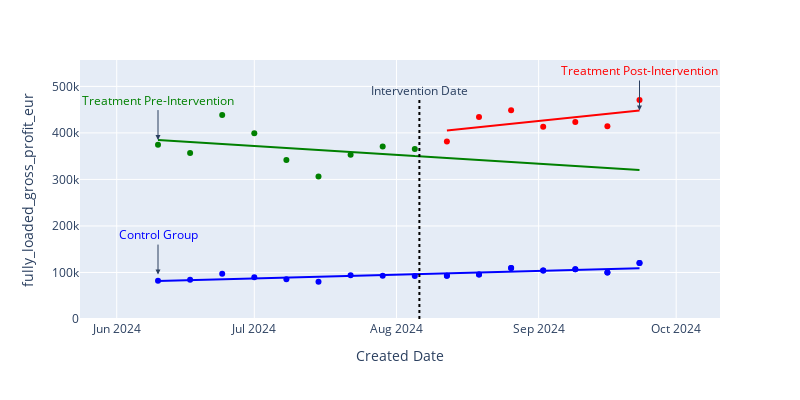
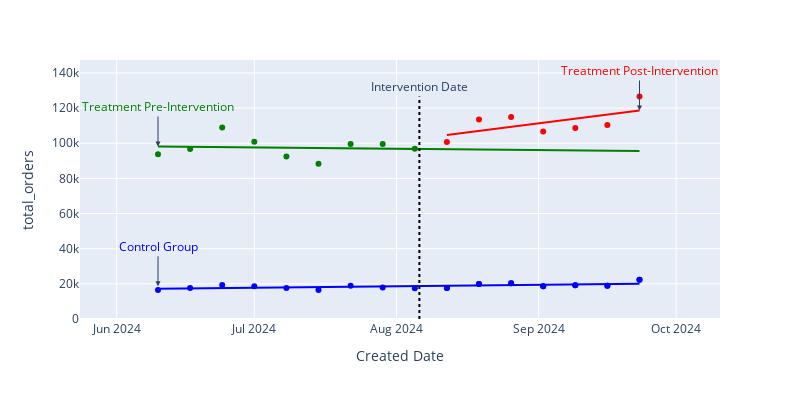
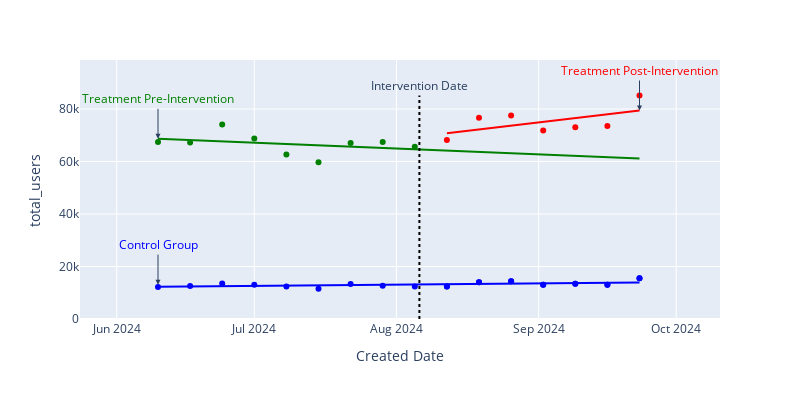
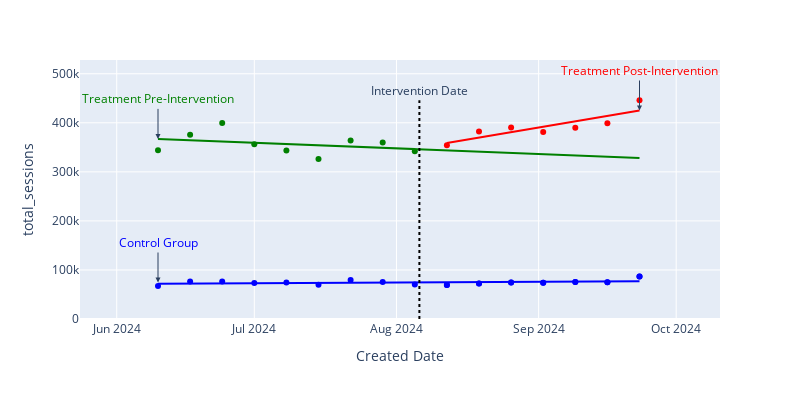

Source (notebook cell) for these figures, in order:
### Code cell
aggregation = 'week'
yvar = ['fully_loaded_gross_profit_eur','total_orders','total_users','total_sessions','gfv_eur']
intervention = '2024-08-06'

for y in yvar:
    plot_did(final_df,intervention, y,aggregation)

### Figure 1 — Plotly figure (JSON) as saved in the notebook; plotly's stock layout.template omitted (floating-point values rounded to 4 significant figures)
{"data": [{"hovertemplate": "week=%{x}<br>fully_loaded_gross_profit_eur=%{y}<extra></extra>", "legendgroup": "", "marker": {"color": "blue", "symbol": "circle"}, "mode": "markers", "name": "", "orientation": "v", "showlegend": false, "type": "scatter", "x": ["2024-08-05T00:00:00", "2024-08-12T00:00:00", "2024-08-19T00:00:00", "2024-08-26T00:00:00", "2024-09-02T00:00:00", "2024-09-09T00:00:00", "2024-09-16T00:00:00", "2024-09-23T00:00:00", "2024-06-10T00:00:00", "2024-06-17T00:00:00", "2024-06-24T00:00:00", "2024-07-01T00:00:00", "2024-07-08T00:00:00", "2024-07-15T00:00:00", "2024-07-22T00:00:00", "2024-07-29T00:00:00"], "xaxis": "x", "y": [92440.0, 92900.0, 95730.0, 109500.0, 104100.0, 107200.0, 99840.0, 120300.0, 82380.0, 84240.0, 97170.0, 89470.0, 85710.0, 79910.0, 93880.0, 92740.0], "yaxis": "y"}, {"hovertemplate": "<b>OLS trendline</b><br>fully_loaded_gross_profit_eur = 0.0030552 * week + -5.16715e+06<br>R<sup>2</sup>=0.665077<br><br>week=%{x}<br>fully_loaded_gross_profit_eur=%{y} <b>(trend)</b><extra></extra>", "legendgroup": "Overall Trendline", "line": {"color": "blue"}, "mode": "lines", "name": "Overall Trendline", "showlegend": true, "type": "scatter", "x": ["2024-06-10T00:00:00", "2024-06-17T00:00:00", "2024-06-24T00:00:00", "2024-07-01T00:00:00", "2024-07-08T00:00:00", "2024-07-15T00:00:00", "2024-07-22T00:00:00", "2024-07-29T00:00:00", "2024-08-05T00:00:00", "2024-08-12T00:00:00", "2024-08-19T00:00:00", "2024-08-26T00:00:00", "2024-09-02T00:00:00", "2024-09-09T00:00:00", "2024-09-16T00:00:00", "2024-09-23T00:00:00"], "xaxis": "x", "y": [81610.0, 83460.0, 85310.0, 87150.0, 89000.0, 90850.0, 92700.0, 94550.0, 96390.0, 98240.0, 100100.0, 101900.0, 103800.0, 105600.0, 107500.0, 109300.0], "yaxis": "y"}, {"hovertemplate": "week=%{x}<br>fully_loaded_gross_profit_eur=%{y}<extra></extra>", "legendgroup": "", "marker": {"color": "blue", "symbol": "circle"}, "mode": "markers", "name": "", "orientation": "v", "showlegend": false, "type": "scatter", "x": ["2024-08-12T00:00:00", "2024-08-19T00:00:00", "2024-08-26T00:00:00", "2024-09-02T00:00:00", "2024-09-09T00:00:00", "2024-09-16T00:00:00", "2024-09-23T00:00:00"], "xaxis": "x", "y": [92900.0, 95730.0, 109500.0, 104100.0, 107200.0, 99840.0, 120300.0], "yaxis": "y"}, {"hovertemplate": "week=%{x}<br>fully_loaded_gross_profit_eur=%{y}<extra></extra>", "legendgroup": "", "marker": {"color": "green", "symbol": "circle"}, "mode": "markers", "name": "", "orientation": "v", "showlegend": false, "type": "scatter", "x": ["2024-08-05T00:00:00", "2024-06-10T00:00:00", "2024-06-17T00:00:00", "2024-06-24T00:00:00", "2024-07-01T00:00:00", "2024-07-08T00:00:00", "2024-07-15T00:00:00", "2024-07-22T00:00:00", "2024-07-29T00:00:00"], "xaxis": "x", "y": [365400.0, 374400.0, 356700.0, 438600.0, 399200.0, 342000.0, 306300.0, 353200.0, 370900.0], "yaxis": "y"}, {"hovertemplate": "week=%{x}<br>predicted_pre=%{y}<extra></extra>", "legendgroup": "", "line": {"color": "green", "dash": "solid"}, "marker": {"symbol": "circle"}, "mode": "lines", "name": "", "orientation": "v", "showlegend": false, "type": "scatter", "x": ["2024-08-05T00:00:00", "2024-06-10T00:00:00", "2024-06-17T00:00:00", "2024-06-24T00:00:00", "2024-07-01T00:00:00", "2024-07-08T00:00:00", "2024-07-15T00:00:00", "2024-07-22T00:00:00", "2024-07-29T00:00:00", "2024-08-12T00:00:00", "2024-08-19T00:00:00", "2024-08-26T00:00:00", "2024-09-02T00:00:00", "2024-09-09T00:00:00", "2024-09-16T00:00:00", "2024-09-23T00:00:00"], "xaxis": "x", "y": [350300.0, 384600.0, 380300.0, 376000.0, 371700.0, 367400.0, 363100.0, 358900.0, 354600.0, 346000.0, 341700.0, 337400.0, 333200.0, 328900.0, 324600.0, 320300.0], "yaxis": "y"}, {"hovertemplate": "week=%{x}<br>fully_loaded_gross_profit_eur=%{y}<extra></extra>", "legendgroup": "", "marker": {"color": "red", "symbol": "circle"}, "mode": "markers", "name": "", "orientation": "v", "showlegend": false, "type": "scatter", "x": ["2024-08-12T00:00:00", "2024-08-19T00:00:00", "2024-08-26T00:00:00", "2024-09-02T00:00:00", "2024-09-09T00:00:00", "2024-09-16T00:00:00", "2024-09-23T00:00:00"], "xaxis": "x", "y": [381500.0, 434300.0, 448800.0, 413500.0, 423300.0, 414300.0, 470500.0], "yaxis": "y"}, {"hovertemplate": "week=%{x}<br>predicted_post=%{y}<extra></extra>", "legendgroup": "", "line": {"color": "red", "dash": "solid"}, "marker": {"symbol": "circle"}, "mode": "lines", "name": "", "orientation": "v", "showlegend": false, "type": "scatter", "x": ["2024-08-12T00:00:00", "2024-08-19T00:00:00", "2024-08-26T00:00:00", "2024-09-02T00:00:00", "2024-09-09T00:00:00", "2024-09-16T00:00:00", "2024-09-23T00:00:00"], "xaxis": "x", "y": [405000.0, 412200.0, 419400.0, 426600.0, 433800.0, 441000.0, 448200.0], "yaxis": "y"}], "layout": {"annotations": [{"showarrow": false, "text": "Intervention Date", "x": "2024-08-06", "y": 470500.0, "yshift": 10}, {"arrowhead": 2, "ax": 0, "ay": -40, "font": {"color": "green"}, "showarrow": true, "text": "Treatment Pre-Intervention", "x": "2024-06-10T00:00:00", "y": 384600.0}, {"arrowhead": 2, "ax": 0, "ay": -40, "font": {"color": "red"}, "showarrow": true, "text": "Treatment Post-Intervention", "x": "2024-09-23T00:00:00", "y": 448200.0}, {"arrowhead": 2, "ax": 0, "ay": -40, "font": {"color": "blue"}, "showarrow": true, "text": "Control Group", "x": "2024-06-10T00:00:00", "y": 95470.0}], "height": 400, "legend": {"title": {"text": "Group"}, "tracegroupgap": 0}, "margin": {"t": 60}, "shapes": [{"line": {"color": "Black", "dash": "dot", "width": 2}, "type": "line", "x0": "2024-08-06", "x1": "2024-08-06", "y0": 0, "y1": 470500.0}], "showlegend": false, "width": 800, "xaxis": {"anchor": "y", "domain": [0, 1], "title": {"text": "Created Date"}}, "yaxis": {"anchor": "x", "domain": [0, 1], "range": [0, null], "title": {"text": "fully_loaded_gross_profit_eur"}}}}

### Figure 2 — Plotly figure (JSON) as saved in the notebook; plotly's stock layout.template omitted (floating-point values rounded to 4 significant figures)
{"data": [{"hovertemplate": "week=%{x}<br>total_orders=%{y}<extra></extra>", "legendgroup": "", "marker": {"color": "blue", "symbol": "circle"}, "mode": "markers", "name": "", "orientation": "v", "showlegend": false, "type": "scatter", "x": ["2024-08-05T00:00:00", "2024-08-12T00:00:00", "2024-08-19T00:00:00", "2024-08-26T00:00:00", "2024-09-02T00:00:00", "2024-09-09T00:00:00", "2024-09-16T00:00:00", "2024-09-23T00:00:00", "2024-06-10T00:00:00", "2024-06-17T00:00:00", "2024-06-24T00:00:00", "2024-07-01T00:00:00", "2024-07-08T00:00:00", "2024-07-15T00:00:00", "2024-07-22T00:00:00", "2024-07-29T00:00:00"], "xaxis": "x", "y": [17526, 17569, 19857, 20317, 18609, 19212, 18865, 22328, 16566, 17707, 19281, 18688, 17603, 16545, 18985, 17974], "yaxis": "y"}, {"hovertemplate": "<b>OLS trendline</b><br>total_orders = 0.000318229 * week + -529551<br>R<sup>2</sup>=0.390520<br><br>week=%{x}<br>total_orders=%{y} <b>(trend)</b><extra></extra>", "legendgroup": "Overall Trendline", "line": {"color": "blue"}, "mode": "lines", "name": "Overall Trendline", "showlegend": true, "type": "scatter", "x": ["2024-06-10T00:00:00", "2024-06-17T00:00:00", "2024-06-24T00:00:00", "2024-07-01T00:00:00", "2024-07-08T00:00:00", "2024-07-15T00:00:00", "2024-07-22T00:00:00", "2024-07-29T00:00:00", "2024-08-05T00:00:00", "2024-08-12T00:00:00", "2024-08-19T00:00:00", "2024-08-26T00:00:00", "2024-09-02T00:00:00", "2024-09-09T00:00:00", "2024-09-16T00:00:00", "2024-09-23T00:00:00"], "xaxis": "x", "y": [17160.0, 17350.0, 17540.0, 17740.0, 17930.0, 18120.0, 18310.0, 18510.0, 18700.0, 18890.0, 19080.0, 19280.0, 19470.0, 19660.0, 19850.0, 20050.0], "yaxis": "y"}, {"hovertemplate": "week=%{x}<br>total_orders=%{y}<extra></extra>", "legendgroup": "", "marker": {"color": "blue", "symbol": "circle"}, "mode": "markers", "name": "", "orientation": "v", "showlegend": false, "type": "scatter", "x": ["2024-08-12T00:00:00", "2024-08-19T00:00:00", "2024-08-26T00:00:00", "2024-09-02T00:00:00", "2024-09-09T00:00:00", "2024-09-16T00:00:00", "2024-09-23T00:00:00"], "xaxis": "x", "y": [17569, 19857, 20317, 18609, 19212, 18865, 22328], "yaxis": "y"}, {"hovertemplate": "week=%{x}<br>total_orders=%{y}<extra></extra>", "legendgroup": "", "marker": {"color": "green", "symbol": "circle"}, "mode": "markers", "name": "", "orientation": "v", "showlegend": false, "type": "scatter", "x": ["2024-08-05T00:00:00", "2024-06-10T00:00:00", "2024-06-17T00:00:00", "2024-06-24T00:00:00", "2024-07-01T00:00:00", "2024-07-08T00:00:00", "2024-07-15T00:00:00", "2024-07-22T00:00:00", "2024-07-29T00:00:00"], "xaxis": "x", "y": [96888, 93761, 96698, 108900, 100826, 92469, 88359, 99529, 99549], "yaxis": "y"}, {"hovertemplate": "week=%{x}<br>predicted_pre=%{y}<extra></extra>", "legendgroup": "", "line": {"color": "green", "dash": "solid"}, "marker": {"symbol": "circle"}, "mode": "lines", "name": "", "orientation": "v", "showlegend": false, "type": "scatter", "x": ["2024-08-05T00:00:00", "2024-06-10T00:00:00", "2024-06-17T00:00:00", "2024-06-24T00:00:00", "2024-07-01T00:00:00", "2024-07-08T00:00:00", "2024-07-15T00:00:00", "2024-07-22T00:00:00", "2024-07-29T00:00:00", "2024-08-12T00:00:00", "2024-08-19T00:00:00", "2024-08-26T00:00:00", "2024-09-02T00:00:00", "2024-09-09T00:00:00", "2024-09-16T00:00:00", "2024-09-23T00:00:00"], "xaxis": "x", "y": [96770.0, 98120.0, 97950.0, 97780.0, 97610.0, 97440.0, 97270.0, 97100.0, 96930.0, 96600.0, 96430.0, 96260.0, 96090.0, 95920.0, 95750.0, 95580.0], "yaxis": "y"}, {"hovertemplate": "week=%{x}<br>total_orders=%{y}<extra></extra>", "legendgroup": "", "marker": {"color": "red", "symbol": "circle"}, "mode": "markers", "name": "", "orientation": "v", "showlegend": false, "type": "scatter", "x": ["2024-08-12T00:00:00", "2024-08-19T00:00:00", "2024-08-26T00:00:00", "2024-09-02T00:00:00", "2024-09-09T00:00:00", "2024-09-16T00:00:00", "2024-09-23T00:00:00"], "xaxis": "x", "y": [100725, 113549, 114864, 106637, 108703, 110361, 126648], "yaxis": "y"}, {"hovertemplate": "week=%{x}<br>predicted_post=%{y}<extra></extra>", "legendgroup": "", "line": {"color": "red", "dash": "solid"}, "marker": {"symbol": "circle"}, "mode": "lines", "name": "", "orientation": "v", "showlegend": false, "type": "scatter", "x": ["2024-08-12T00:00:00", "2024-08-19T00:00:00", "2024-08-26T00:00:00", "2024-09-02T00:00:00", "2024-09-09T00:00:00", "2024-09-16T00:00:00", "2024-09-23T00:00:00"], "xaxis": "x", "y": [104700.0, 107000.0, 109300.0, 111641, 114000.0, 116300.0, 118600.0], "yaxis": "y"}], "layout": {"annotations": [{"showarrow": false, "text": "Intervention Date", "x": "2024-08-06", "y": 126648, "yshift": 10}, {"arrowhead": 2, "ax": 0, "ay": -40, "font": {"color": "green"}, "showarrow": true, "text": "Treatment Pre-Intervention", "x": "2024-06-10T00:00:00", "y": 98120.0}, {"arrowhead": 2, "ax": 0, "ay": -40, "font": {"color": "red"}, "showarrow": true, "text": "Treatment Post-Intervention", "x": "2024-09-23T00:00:00", "y": 118600.0}, {"arrowhead": 2, "ax": 0, "ay": -40, "font": {"color": "blue"}, "showarrow": true, "text": "Control Group", "x": "2024-06-10T00:00:00", "y": 18602}], "height": 400, "legend": {"title": {"text": "Group"}, "tracegroupgap": 0}, "margin": {"t": 60}, "shapes": [{"line": {"color": "Black", "dash": "dot", "width": 2}, "type": "line", "x0": "2024-08-06", "x1": "2024-08-06", "y0": 0, "y1": 126648}], "showlegend": false, "width": 800, "xaxis": {"anchor": "y", "domain": [0, 1], "title": {"text": "Created Date"}}, "yaxis": {"anchor": "x", "domain": [0, 1], "range": [0, null], "title": {"text": "total_orders"}}}}

### Figure 3 — Plotly figure (JSON) as saved in the notebook; plotly's stock layout.template omitted (floating-point values rounded to 4 significant figures)
{"data": [{"hovertemplate": "week=%{x}<br>total_users=%{y}<extra></extra>", "legendgroup": "", "marker": {"color": "blue", "symbol": "circle"}, "mode": "markers", "name": "", "orientation": "v", "showlegend": false, "type": "scatter", "x": ["2024-08-05T00:00:00", "2024-08-12T00:00:00", "2024-08-19T00:00:00", "2024-08-26T00:00:00", "2024-09-02T00:00:00", "2024-09-09T00:00:00", "2024-09-16T00:00:00", "2024-09-23T00:00:00", "2024-06-10T00:00:00", "2024-06-17T00:00:00", "2024-06-24T00:00:00", "2024-07-01T00:00:00", "2024-07-08T00:00:00", "2024-07-15T00:00:00", "2024-07-22T00:00:00", "2024-07-29T00:00:00"], "xaxis": "x", "y": [12393, 12402, 13961, 14345, 13016, 13388, 13092, 15561, 12218, 12596, 13508, 13084, 12405, 11570, 13300, 12700], "yaxis": "y"}, {"hovertemplate": "<b>OLS trendline</b><br>total_users = 0.000187702 * week + -310223<br>R<sup>2</sup>=0.321064<br><br>week=%{x}<br>total_users=%{y} <b>(trend)</b><extra></extra>", "legendgroup": "Overall Trendline", "line": {"color": "blue"}, "mode": "lines", "name": "Overall Trendline", "showlegend": true, "type": "scatter", "x": ["2024-06-10T00:00:00", "2024-06-17T00:00:00", "2024-06-24T00:00:00", "2024-07-01T00:00:00", "2024-07-08T00:00:00", "2024-07-15T00:00:00", "2024-07-22T00:00:00", "2024-07-29T00:00:00", "2024-08-05T00:00:00", "2024-08-12T00:00:00", "2024-08-19T00:00:00", "2024-08-26T00:00:00", "2024-09-02T00:00:00", "2024-09-09T00:00:00", "2024-09-16T00:00:00", "2024-09-23T00:00:00"], "xaxis": "x", "y": [12240.0, 12360.0, 12470.0, 12590.0, 12700.0, 12810.0, 12930.0, 13040.0, 13150.0, 13270.0, 13380.0, 13490.0, 13610.0, 13720.0, 13830.0, 13950.0], "yaxis": "y"}, {"hovertemplate": "week=%{x}<br>total_users=%{y}<extra></extra>", "legendgroup": "", "marker": {"color": "blue", "symbol": "circle"}, "mode": "markers", "name": "", "orientation": "v", "showlegend": false, "type": "scatter", "x": ["2024-08-12T00:00:00", "2024-08-19T00:00:00", "2024-08-26T00:00:00", "2024-09-02T00:00:00", "2024-09-09T00:00:00", "2024-09-16T00:00:00", "2024-09-23T00:00:00"], "xaxis": "x", "y": [12402, 13961, 14345, 13016, 13388, 13092, 15561], "yaxis": "y"}, {"hovertemplate": "week=%{x}<br>total_users=%{y}<extra></extra>", "legendgroup": "", "marker": {"color": "green", "symbol": "circle"}, "mode": "markers", "name": "", "orientation": "v", "showlegend": false, "type": "scatter", "x": ["2024-08-05T00:00:00", "2024-06-10T00:00:00", "2024-06-17T00:00:00", "2024-06-24T00:00:00", "2024-07-01T00:00:00", "2024-07-08T00:00:00", "2024-07-15T00:00:00", "2024-07-22T00:00:00", "2024-07-29T00:00:00"], "xaxis": "x", "y": [65598, 67428, 67272, 74077, 68721, 62660, 59691, 67045, 67449], "yaxis": "y"}, {"hovertemplate": "week=%{x}<br>predicted_pre=%{y}<extra></extra>", "legendgroup": "", "line": {"color": "green", "dash": "solid"}, "marker": {"symbol": "circle"}, "mode": "lines", "name": "", "orientation": "v", "showlegend": false, "type": "scatter", "x": ["2024-08-05T00:00:00", "2024-06-10T00:00:00", "2024-06-17T00:00:00", "2024-06-24T00:00:00", "2024-07-01T00:00:00", "2024-07-08T00:00:00", "2024-07-15T00:00:00", "2024-07-22T00:00:00", "2024-07-29T00:00:00", "2024-08-12T00:00:00", "2024-08-19T00:00:00", "2024-08-26T00:00:00", "2024-09-02T00:00:00", "2024-09-09T00:00:00", "2024-09-16T00:00:00", "2024-09-23T00:00:00"], "xaxis": "x", "y": [64670.0, 68650.0, 68150.0, 67660.0, 67160.0, 66660.0, 66160.0, 65660.0, 65170.0, 64170.0, 63670.0, 63170.0, 62680.0, 62180.0, 61680.0, 61180.0], "yaxis": "y"}, {"hovertemplate": "week=%{x}<br>total_users=%{y}<extra></extra>", "legendgroup": "", "marker": {"color": "red", "symbol": "circle"}, "mode": "markers", "name": "", "orientation": "v", "showlegend": false, "type": "scatter", "x": ["2024-08-12T00:00:00", "2024-08-19T00:00:00", "2024-08-26T00:00:00", "2024-09-02T00:00:00", "2024-09-09T00:00:00", "2024-09-16T00:00:00", "2024-09-23T00:00:00"], "xaxis": "x", "y": [68171, 76639, 77498, 71822, 73031, 73521, 85163], "yaxis": "y"}, {"hovertemplate": "week=%{x}<br>predicted_post=%{y}<extra></extra>", "legendgroup": "", "line": {"color": "red", "dash": "solid"}, "marker": {"symbol": "circle"}, "mode": "lines", "name": "", "orientation": "v", "showlegend": false, "type": "scatter", "x": ["2024-08-12T00:00:00", "2024-08-19T00:00:00", "2024-08-26T00:00:00", "2024-09-02T00:00:00", "2024-09-09T00:00:00", "2024-09-16T00:00:00", "2024-09-23T00:00:00"], "xaxis": "x", "y": [70810.0, 72240.0, 73680.0, 75120.0, 76560.0, 78000.0, 79440.0], "yaxis": "y"}], "layout": {"annotations": [{"showarrow": false, "text": "Intervention Date", "x": "2024-08-06", "y": 85163, "yshift": 10}, {"arrowhead": 2, "ax": 0, "ay": -40, "font": {"color": "green"}, "showarrow": true, "text": "Treatment Pre-Intervention", "x": "2024-06-10T00:00:00", "y": 68650.0}, {"arrowhead": 2, "ax": 0, "ay": -40, "font": {"color": "red"}, "showarrow": true, "text": "Treatment Post-Intervention", "x": "2024-09-23T00:00:00", "y": 79440.0}, {"arrowhead": 2, "ax": 0, "ay": -40, "font": {"color": "blue"}, "showarrow": true, "text": "Control Group", "x": "2024-06-10T00:00:00", "y": 13100.0}], "height": 400, "legend": {"title": {"text": "Group"}, "tracegroupgap": 0}, "margin": {"t": 60}, "shapes": [{"line": {"color": "Black", "dash": "dot", "width": 2}, "type": "line", "x0": "2024-08-06", "x1": "2024-08-06", "y0": 0, "y1": 85163}], "showlegend": false, "width": 800, "xaxis": {"anchor": "y", "domain": [0, 1], "title": {"text": "Created Date"}}, "yaxis": {"anchor": "x", "domain": [0, 1], "range": [0, null], "title": {"text": "total_users"}}}}

### Figure 4 — Plotly figure (JSON) as saved in the notebook; plotly's stock layout.template omitted (floating-point values rounded to 4 significant figures)
{"data": [{"hovertemplate": "week=%{x}<br>total_sessions=%{y}<extra></extra>", "legendgroup": "", "marker": {"color": "blue", "symbol": "circle"}, "mode": "markers", "name": "", "orientation": "v", "showlegend": false, "type": "scatter", "x": ["2024-08-05T00:00:00", "2024-08-12T00:00:00", "2024-08-19T00:00:00", "2024-08-26T00:00:00", "2024-09-02T00:00:00", "2024-09-09T00:00:00", "2024-09-16T00:00:00", "2024-09-23T00:00:00", "2024-06-10T00:00:00", "2024-06-17T00:00:00", "2024-06-24T00:00:00", "2024-07-01T00:00:00", "2024-07-08T00:00:00", "2024-07-15T00:00:00", "2024-07-22T00:00:00", "2024-07-29T00:00:00"], "xaxis": "x", "y": [70106, 69104, 72265, 74617, 73748, 75603, 75045, 86743, 67516, 76238, 76605, 73445, 74397, 69596, 79631, 75607], "yaxis": "y"}, {"hovertemplate": "<b>OLS trendline</b><br>total_sessions = 0.000589412 * week + -940879<br>R<sup>2</sup>=0.137524<br><br>week=%{x}<br>total_sessions=%{y} <b>(trend)</b><extra></extra>", "legendgroup": "Overall Trendline", "line": {"color": "blue"}, "mode": "lines", "name": "Overall Trendline", "showlegend": true, "type": "scatter", "x": ["2024-06-10T00:00:00", "2024-06-17T00:00:00", "2024-06-24T00:00:00", "2024-07-01T00:00:00", "2024-07-08T00:00:00", "2024-07-15T00:00:00", "2024-07-22T00:00:00", "2024-07-29T00:00:00", "2024-08-05T00:00:00", "2024-08-12T00:00:00", "2024-08-19T00:00:00", "2024-08-26T00:00:00", "2024-09-02T00:00:00", "2024-09-09T00:00:00", "2024-09-16T00:00:00", "2024-09-23T00:00:00"], "xaxis": "x", "y": [71720.0, 72070.0, 72430.0, 72790.0, 73140.0, 73500.0, 73860.0, 74210.0, 74570.0, 74930.0, 75280.0, 75640.0, 76000.0, 76350.0, 76710.0, 77070.0], "yaxis": "y"}, {"hovertemplate": "week=%{x}<br>total_sessions=%{y}<extra></extra>", "legendgroup": "", "marker": {"color": "blue", "symbol": "circle"}, "mode": "markers", "name": "", "orientation": "v", "showlegend": false, "type": "scatter", "x": ["2024-08-12T00:00:00", "2024-08-19T00:00:00", "2024-08-26T00:00:00", "2024-09-02T00:00:00", "2024-09-09T00:00:00", "2024-09-16T00:00:00", "2024-09-23T00:00:00"], "xaxis": "x", "y": [69104, 72265, 74617, 73748, 75603, 75045, 86743], "yaxis": "y"}, {"hovertemplate": "week=%{x}<br>total_sessions=%{y}<extra></extra>", "legendgroup": "", "marker": {"color": "green", "symbol": "circle"}, "mode": "markers", "name": "", "orientation": "v", "showlegend": false, "type": "scatter", "x": ["2024-08-05T00:00:00", "2024-06-10T00:00:00", "2024-06-17T00:00:00", "2024-06-24T00:00:00", "2024-07-01T00:00:00", "2024-07-08T00:00:00", "2024-07-15T00:00:00", "2024-07-22T00:00:00", "2024-07-29T00:00:00"], "xaxis": "x", "y": [342123, 344114, 375427, 399770, 356268, 343534, 326275, 363854, 359917], "yaxis": "y"}, {"hovertemplate": "week=%{x}<br>predicted_pre=%{y}<extra></extra>", "legendgroup": "", "line": {"color": "green", "dash": "solid"}, "marker": {"symbol": "circle"}, "mode": "lines", "name": "", "orientation": "v", "showlegend": false, "type": "scatter", "x": ["2024-08-05T00:00:00", "2024-06-10T00:00:00", "2024-06-17T00:00:00", "2024-06-24T00:00:00", "2024-07-01T00:00:00", "2024-07-08T00:00:00", "2024-07-15T00:00:00", "2024-07-22T00:00:00", "2024-07-29T00:00:00", "2024-08-12T00:00:00", "2024-08-19T00:00:00", "2024-08-26T00:00:00", "2024-09-02T00:00:00", "2024-09-09T00:00:00", "2024-09-16T00:00:00", "2024-09-23T00:00:00"], "xaxis": "x", "y": [346400.0, 367200.0, 364600.0, 362000.0, 359400.0, 356800.0, 354200.0, 351600.0, 349000.0, 343800.0, 341200.0, 338600.0, 336000.0, 333400.0, 330800.0, 328200.0], "yaxis": "y"}, {"hovertemplate": "week=%{x}<br>total_sessions=%{y}<extra></extra>", "legendgroup": "", "marker": {"color": "red", "symbol": "circle"}, "mode": "markers", "name": "", "orientation": "v", "showlegend": false, "type": "scatter", "x": ["2024-08-12T00:00:00", "2024-08-19T00:00:00", "2024-08-26T00:00:00", "2024-09-02T00:00:00", "2024-09-09T00:00:00", "2024-09-16T00:00:00", "2024-09-23T00:00:00"], "xaxis": "x", "y": [354310, 382163, 390411, 381419, 390039, 399196, 446167], "yaxis": "y"}, {"hovertemplate": "week=%{x}<br>predicted_post=%{y}<extra></extra>", "legendgroup": "", "line": {"color": "red", "dash": "solid"}, "marker": {"symbol": "circle"}, "mode": "lines", "name": "", "orientation": "v", "showlegend": false, "type": "scatter", "x": ["2024-08-12T00:00:00", "2024-08-19T00:00:00", "2024-08-26T00:00:00", "2024-09-02T00:00:00", "2024-09-09T00:00:00", "2024-09-16T00:00:00", "2024-09-23T00:00:00"], "xaxis": "x", "y": [358800.0, 369900.0, 380900.0, 392000.0, 403000.0, 414000.0, 425100.0], "yaxis": "y"}], "layout": {"annotations": [{"showarrow": false, "text": "Intervention Date", "x": "2024-08-06", "y": 446167, "yshift": 10}, {"arrowhead": 2, "ax": 0, "ay": -40, "font": {"color": "green"}, "showarrow": true, "text": "Treatment Pre-Intervention", "x": "2024-06-10T00:00:00", "y": 367200.0}, {"arrowhead": 2, "ax": 0, "ay": -40, "font": {"color": "red"}, "showarrow": true, "text": "Treatment Post-Intervention", "x": "2024-09-23T00:00:00", "y": 425100.0}, {"arrowhead": 2, "ax": 0, "ay": -40, "font": {"color": "blue"}, "showarrow": true, "text": "Control Group", "x": "2024-06-10T00:00:00", "y": 74390.0}], "height": 400, "legend": {"title": {"text": "Group"}, "tracegroupgap": 0}, "margin": {"t": 60}, "shapes": [{"line": {"color": "Black", "dash": "dot", "width": 2}, "type": "line", "x0": "2024-08-06", "x1": "2024-08-06", "y0": 0, "y1": 446167}], "showlegend": false, "width": 800, "xaxis": {"anchor": "y", "domain": [0, 1], "title": {"text": "Created Date"}}, "yaxis": {"anchor": "x", "domain": [0, 1], "range": [0, null], "title": {"text": "total_sessions"}}}}
